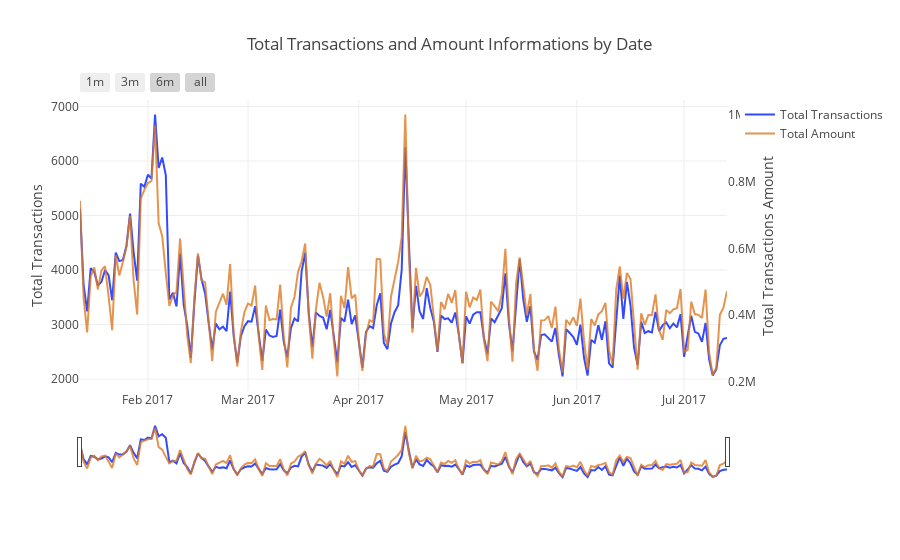

Source (notebook cell):
### Markdown cell above
## Total Transactions and Total Amount by each day

### Code cell
#seting some static color options
color_op = ['#021dff', '#DE7A22']

total_transactions_by_date = train_transaction_df.groupby(train_transaction_df.Date.dt.date) \
                             ['TransactionID'].count().reset_index()

total_transactions_by_date.rename(columns={'TransactionID': 'TotalTransactions'}, inplace=True)

total_transaction_amount_by_date = train_transaction_df.groupby(train_transaction_df.Date.dt.date) \
                                   ['TransactionAmt'].sum().reset_index()

total_transaction_amount_by_date.rename(columns={'TransactionAmt': 'TotalAmount'}, inplace=True)

trace1 = go.Scatter(x=total_transactions_by_date['Date'], y=total_transactions_by_date['TotalTransactions'],
                    opacity=0.8, line=dict(color=color_op[0]), name='Total Transactions')

trace2 = go.Scatter(x=total_transaction_amount_by_date['Date'], y=total_transaction_amount_by_date['TotalAmount'],
                    opacity=0.8, line=dict(color=color_op[1]), name='Total Amount', yaxis='y2')

# creating the layout that will allow us to give an title and 
# give us some interesting options to handle with the outputs of graphs
layout = dict(
    title = 'Total Transactions and Amount Informations by Date',
    xaxis = dict(
        rangeselector = dict(
            buttons = list([
                dict(count=1, label='1m', step='month', stepmode='backward'),
                dict(count=3, label='3m', step='month', stepmode='backward'),
                dict(count=6, label='6m', step='month', stepmode='backward'),
                dict(step='all'),
            ])
        ),
        rangeslider = dict(visible=True),
        type = 'date'
    ),
    yaxis = dict(title = 'Total Transactions'),
    yaxis2 = dict(overlaying='y', anchor='x',
                  side='right', zeroline=False,
                  showgrid=False,
                  title='Total Transactions Amount')
)

# creating figure with the both traces and layout
fig = dict(data= [trace1, trace2,], layout=layout)

# rendering the graphs ==> it's an equivalent to plt.show()
iplot(fig)

### Figure 1 — Plotly figure (JSON) as saved in the notebook; plotly's stock layout.template omitted (floating-point values rounded to 4 significant figures; data arrays with more than 128 entries replaced by an {"elided": "..."} marker saying what was removed)
{"data": [{"line": {"color": "#021dff"}, "name": "Total Transactions", "opacity": 0.8, "type": "scatter", "uid": "aaae9733-87f2-4414-8f7d-512e5b037bf5", "x": {"elided": "182 str values"}, "y": {"elided": "182 int values"}}, {"line": {"color": "#DE7A22"}, "name": "Total Amount", "opacity": 0.8, "type": "scatter", "uid": "3babbd48-a07a-41f4-a7c6-a56c1943b21b", "x": {"elided": "182 str values"}, "y": {"elided": "182 float values"}, "yaxis": "y2"}], "layout": {"title": "Total Transactions and Amount Informations by Date", "xaxis": {"rangeselector": {"buttons": [{"count": 1, "label": "1m", "step": "month", "stepmode": "backward"}, {"count": 3, "label": "3m", "step": "month", "stepmode": "backward"}, {"count": 6, "label": "6m", "step": "month", "stepmode": "backward"}, {"step": "all"}]}, "rangeslider": {"visible": true}, "type": "date"}, "yaxis": {"title": "Total Transactions"}, "yaxis2": {"anchor": "x", "overlaying": "y", "showgrid": false, "side": "right", "title": "Total Transactions Amount", "zeroline": false}}}
